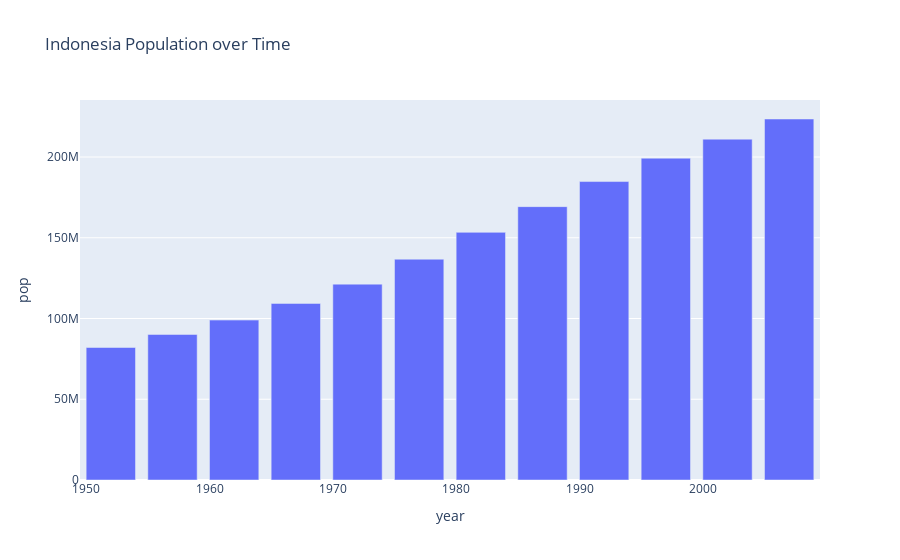

The notebook cell this image was saved under:
### Markdown cell above
However, we could also update the title to our figure when we define the figure object in the first place as follows:

### Code cell
fig = px.bar(data_frame = ind, x='year', y= 'pop', title='Indonesia Population over Time')
fig.show()

### Figure 1 — Plotly figure (JSON) as saved in the notebook; plotly's stock layout.template omitted (floating-point values rounded to 4 significant figures)
{"data": [{"alignmentgroup": "True", "hovertemplate": "year=%{x}<br>pop=%{y}<extra></extra>", "legendgroup": "", "marker": {"color": "#636efa", "pattern": {"shape": ""}}, "name": "", "offsetgroup": "", "orientation": "v", "showlegend": false, "textposition": "auto", "type": "bar", "x": [1952, 1957, 1962, 1967, 1972, 1977, 1982, 1987, 1992, 1997, 2002, 2007], "xaxis": "x", "y": [82052000, 90124000, 99028000, 109343000, 121282000, 136725000, 153343000, 169276000, 184816000, 199278000, 211060000, 223547000], "yaxis": "y"}], "layout": {"barmode": "relative", "legend": {"tracegroupgap": 0}, "title": {"text": "Indonesia Population over Time"}, "xaxis": {"anchor": "y", "domain": [0, 1], "title": {"text": "year"}}, "yaxis": {"anchor": "x", "domain": [0, 1], "title": {"text": "pop"}}}}
